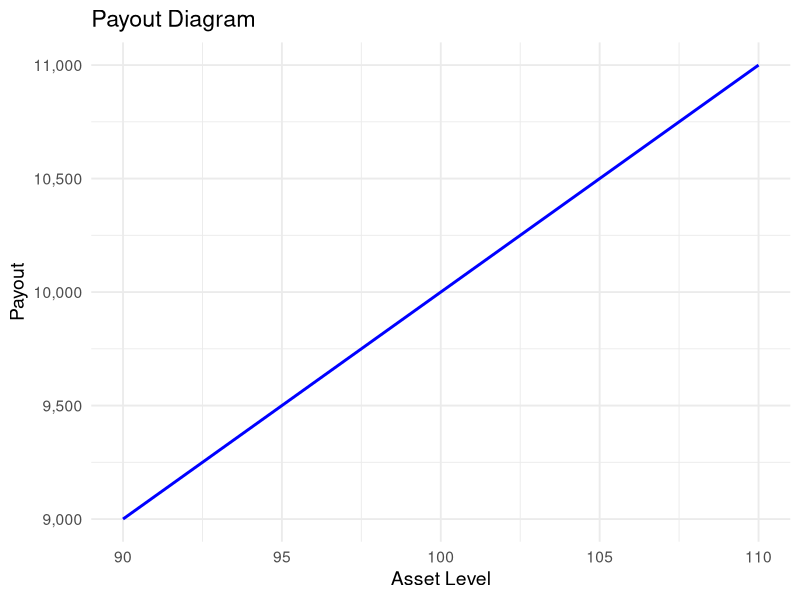
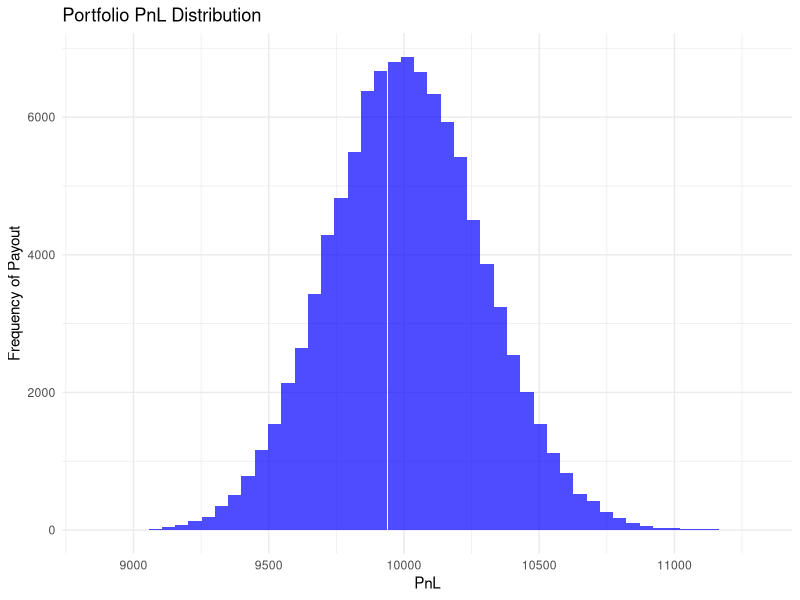

The R source for these figures, in order:
## ----------------------      ##
## Derivatives Portfolio Pnl   ##
## Name: Ryan Loveless         ##                 
## ----------------------      ##


# Load required libraries
library(ggplot2)
library(e1071) # For skewness and kurtosis
library(dplyr) # For data manipulation and output formatting

# Define inputs
market_data <- list(
  spot = 100,                 # Initial spot price
  volatility = 0.2,           # Annualized volatility
  risk_free_rate = 0.05,      # Risk-free interest rate
  expected_drift = 0.05       # Drift of the asset price
)

portfolio_data <- list(
  maturity = 0.02,            # (years)
  cash_balance = 0            # Cash balance in the portfolio
)

simulation_data <- list(
  num_simulations = 100000,   # Number of simulations
  low_payout = 90,            # Lower bound for spot price range
  high_payout = 110           # Upper bound for spot price range
)

# Portfolio positions
portfolio <- data.frame(
  Type = c("Call", "Forward"),        # Instrument types
  Number = c(0, 100),                 # Number of contracts
  Strike = c(95.4815, 0),             # Strike prices
  Value = c(4.66, 100)                # Initial value 
)

# Black-Scholes Pricing Function
black_scholes <- function(S, K, T, r, sigma, type) {
  d1 <- (log(S / K) + (r + (sigma^2) / 2) * T) / (sigma * sqrt(T))
  d2 <- d1 - sigma * sqrt(T)
  
  if (type == "Call") {
    return(S * pnorm(d1) - K * exp(-r * T) * pnorm(d2))
  } else if (type == "Put") {
    return(K * exp(-r * T) * pnorm(-d2) - S * pnorm(-d1))
  } else {
    stop("Invalid option type. Use 'Call' or 'Put'.")
  }
}

# Simulate Spot Prices
simulate_spot <- function(S0, mu, sigma, T, n) {
  z <- rnorm(n)
  return(S0 * exp((mu - sigma^2 / 2) * T + sigma * sqrt(T) * z))
}

# Portfolio Valuation Function
value_portfolio <- function(spot_prices, portfolio, T, r, cash_balance) {
  portfolio_value <- numeric(length(spot_prices))
  
  for (i in seq_along(spot_prices)) {
    spot <- spot_prices[i]
    total_value <- 0
    
    # Calculate payoffs for each instrument
    for (j in 1:nrow(portfolio)) {
      position <- portfolio[j, ]
      if (position$Type == "Call") {
        payoff <- pmax(spot - position$Strike, 0)
      } else if (position$Type == "Put") {
        payoff <- pmax(position$Strike - spot, 0)
      } else if (position$Type == "Forward") {
        payoff <- spot - position$Strike
      } else {
        payoff <- 0
      }
      # Aggregate payoffs, accounting for the number of contracts
      total_value <- total_value + position$Number * payoff
    }
    
    # Add the value of cash at maturity
    cash_at_maturity <- cash_balance * exp(r * T)
    total_value <- total_value + cash_at_maturity
    
    # Store the portfolio value for this spot price
    portfolio_value[i] <- total_value
  }
  
  return(portfolio_value)
}

# Main Simulation
set.seed(123)
S0 <- market_data$spot
mu <- market_data$expected_drift
sigma <- market_data$volatility
T <- portfolio_data$maturity
r <- market_data$risk_free_rate
n <- simulation_data$num_simulations

# Simulate spot prices
spot_prices <- simulate_spot(S0, mu, sigma, T, n)

# Initial Portfolio Value 
initial_value <- value_portfolio(c(S0), portfolio, T, r, cash_balance = 0)[1]  

# Portfolio values at maturity (include cash growth at maturity)
portfolio_values <- value_portfolio(spot_prices, portfolio, T, r, cash_balance = portfolio_data$cash_balance)

# Future Value of Cash at Maturity
cash_future_value <- portfolio_data$cash_balance * exp(r * T)

# Statistical Analysis
pnl_mean <- mean(portfolio_values)
pnl_sd <- sd(portfolio_values)
pnl_skewness <- skewness(portfolio_values)
pnl_kurtosis <- kurtosis(portfolio_values)

# Correct Average Future Portfolio Value Calculation
average_future_value <- mean(portfolio_values)  # Mean of portfolio_values includes instruments + cash growth

# Portfolio Outputs
portfolio_output <- data.frame(
  Metric = c(
    "Portfolio Value", 
    "Average Future Portfolio Value", 
    "Standard Deviation", 
    "Skew", 
    "Kurtosis"
  ),
  Value = c(
    round(initial_value, 2), 
    round(average_future_value, 2),
    round(pnl_sd, 2), 
    round(pnl_skewness, 4), 
    round(pnl_kurtosis, 4)
  )
)

# Print Portfolio Outputs
cat("Portfolio Outputs:\n")
print(portfolio_output)


# Define spot price range for the payout diagram
spot_range <- seq(simulation_data$low_payout, simulation_data$high_payout, by = 1)

# Calculate payouts for the defined spot range
payouts <- value_portfolio(spot_range, portfolio, T, r, cash_balance = portfolio_data$cash_balance)

# Payout Diagram
payout_df <- data.frame(Spot = spot_range, Payout = payouts)
ggplot(payout_df, aes(x = Spot, y = Payout)) +
  geom_line(color = "blue", size = 1) +
  theme_minimal(base_size = 14) +
  labs(title = "Payout Diagram", x = "Asset Level", y = "Payout") +
  scale_y_continuous(labels = scales::comma)

# PnL Histogram
ggplot(data.frame(PnL = portfolio_values), aes(x = PnL)) +
  geom_histogram(bins = 50, fill = "blue", alpha = 0.7) +
  theme_minimal() +
  labs(title = "Portfolio PnL Distribution", x = "PnL", y = "Frequency of Payout")
